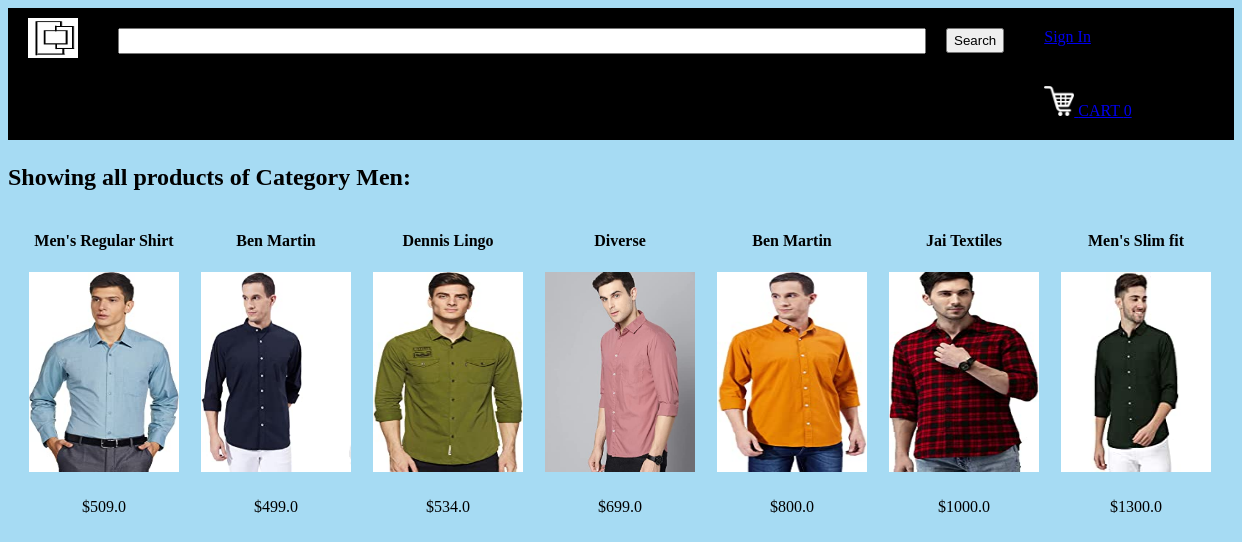
Screenshot of /displayCategory?categoryId=1 with the database file from the repository.
### tables this page shows
CREATE TABLE categories
		(categoryId INTEGER PRIMARY KEY,
		name TEXT
		);

CREATE TABLE products
		(productId INTEGER PRIMARY KEY,
		name TEXT,
		price REAL,
		description TEXT,
		image TEXT,
		stock INTEGER,
		categoryId INTEGER,
		FOREIGN KEY(categoryId) REFERENCES categories(categoryId)
		);

### main.py (the view)
@app.route("/displayCategory")
def displayCategory():
        loggedIn, firstName, noOfItems = getLoginDetails()
        categoryId = request.args.get("categoryId")
        with sqlite3.connect('database.db') as conn:
            cur = conn.cursor()
            cur.execute("SELECT products.productId, products.name, products.price, products.image, categories.name FROM products, categories WHERE products.categoryId = categories.categoryId AND categories.categoryId = ?", (categoryId, ))
            data = cur.fetchall()
        conn.close()
        categoryName = data[0][4]
        data = parse(data)
        return render_template('displayCategory.html', data=data, loggedIn=loggedIn, firstName=firstName, noOfItems=noOfItems, categoryName=categoryName)

### main.py (called while the page is built)
def getLoginDetails():
    with sqlite3.connect('database.db') as conn:
        cur = conn.cursor()
        if 'email' not in session:
            loggedIn = False
            firstName = ''
            noOfItems = 0
        else:
            loggedIn = True
            cur.execute("SELECT userId, firstName FROM users WHERE email = ?", (session['email'], ))
            userId, firstName = cur.fetchone()
            cur.execute("SELECT count(productId) FROM kart WHERE userId = ?", (userId, ))
            noOfItems = cur.fetchone()[0]
    conn.close()
    return (loggedIn, firstName, noOfItems)

def parse(data):
    ans = []
    i = 0
    while i < len(data):
        curr = []
        for j in range(7):
            if i >= len(data):
                break
            curr.append(data[i])
            i += 1
        ans.append(curr)
    return ans

### templates/displayCategory.html (shortened to what this page needs)
<!DOCTYPE HTML>
<html>
<head>
<link rel="stylesheet" href={{ url_for('static', filename='css/home.css') }} />
<link rel="stylesheet" href={{ url_for('static', filename='css/topStyle.css') }} />
</head>
<body>
<div id="title">
	<a href="/">
		<img id="logo" src= {{ url_for('static', filename='images/logo.png') }} />
	</a>
	<form>
		<input id="searchBox" type="text" name="searchQuery">
		<input id="searchButton" type="submit" value="Search">
	</form>
	{% if not loggedIn %}
	<div id="signInButton">
		<a class="link" href="/loginForm">Sign In</a>
	</div>
	{% endif %}
	<div id="kart">
		<a class="link" href="/cart">
			<img src={{url_for('static', filename='images/shoppingCart.png')}} id="cartIcon" />
			CART {{noOfItems}}
		</a>
	</div>
</div>
<div>
	<h2>Showing all products of Category {{categoryName}}:</h2>
	{% for itemData in data %}
	<table>
		<tr id="productName">
			{% for row in itemData %}
			<td>
				{{row[1]}}
			</td>
			{% endfor %}
		</tr>
		<tr id="productImage">
			{% for row in itemData %}
			<td>
				<a href="/productDescription?productId={{row[0]}}">
					<img src={{ url_for('static', filename='uploads/' + row[3]) }} id="itemImage" />
				</a>
			</td>
			{% endfor %}
		</tr>
		<tr id="productPrice">
			{% for row in itemData %}
			<td>
				${{row[2]}}
			</td>
			{% endfor %}
		</tr>
	</table>
	{% endfor %}
</div>
</body>
</html>

### static/css/home.css (style rules this page uses)
#itemImage { height: 200px; width: 150px; }
body { background-image: url(); }
table { border-spacing: 20px; }
#productName { text-align: center; font-weight: bold; }
#productPrice { text-align: center; }
body { background-color: rgb(166, 219, 243); background-position: center; background-repeat: no-repeat; background-size: cover; }

### static/css/topStyle.css (style rules this page uses)
#logo { height: 40px; width: 50px; margin-left: 20px; margin-top: 10px; margin-bottom: 10px; margin-right: 20px; float: left; }
#title { background-color: black; display: inline-block; width: 100%; }
#searchBox { height: 20px; width: 800px; margin-left: 20px; margin-top: 20px; margin-bottom: 20px; margin-right: 20px; float: left; font-size: 1.5em; }
#searchButton { height: 25px; margin-top: 20px; margin-bottom: 20px; margin-right: 20px; float: left; }
#signInButton { color: yellow; margin-top: 20px; margin-bottom: 20px; margin-left: 20px; margin-right: 20px; float: left; }
#kart { color: white; margin-top: 20px; margin-bottom: 20px; margin-left: 20px; margin-right: 20px; float: left; }
#cartIcon { height: 30px; width: 30px; }

### rows the page displays
categories: name "Men"
products: name "Men's Regular Shirt", image (picture), price "509.0"
products: name "Ben Martin", image (picture), price "499.0"
products: name "Dennis Lingo", image (picture), price "534.0"
products: name "Diverse", image (picture), price "699.0"
products: name "Ben Martin", image (picture), price "800.0"
products: name "Jai Textiles", image (picture), price "1000.0"
products: name "Men's Slim fit", image (picture), price "1300.0"

### other values shown
{{ noOfItems }} "0"
